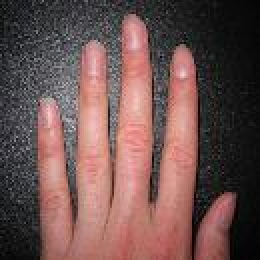
#> input picture data/train/healthy_nails/1af30dd14c0b5cb3d6d7898f82e2de64.jpg, 130 x 130 px (shown 2 times larger)
$ python -i tensorflow_model.py   (imports and definitions only)
#> lines starting #> are read from the running program, lines starting #| are printed output that depends on the picture
import tensorflow as tf
from process_images import randomly_assign_train_test
from bottleneck_keras import save_images_to_arrays


LRNING_RATE = 1e-4
TRAIN_KEEP_PROB = 0.8
TEST_KEEP_PROB = 1
TENSORBOARD_DIR = '/tmp/vitaminator/official110'

BATCH_SIZE = 20
NUMBER_OF_EPOCHS = 40

# [1 line that did not run here, left out]
# [1 line that did not run here, left out]
# [1 line that did not run here, left out]


def weight_variable(shape):
    initial = tf.truncated_normal(shape, stddev=0.1)
    return tf.Variable(initial, name='W')


def bias_variable(shape):
    initial = tf.constant(0.1, shape=shape)
    return tf.Variable(initial, name='B')


# [11 lines left out: function conv_layer, not called in this run]


def fc_layer(X, W, b, name='fc'):
    with tf.name_scope(name):
        return tf.nn.relu(tf.matmul(X, W) + b)


def build_model(image_size):
    x_image = tf.reshape(x, [-1, image_size, image_size, 1])

    W_conv1 = weight_variable([5, 5, 1, 32])
    b_conv1 = bias_variable([32])

    model = conv_layer(x_image, W_conv1, b_conv1, name='conv1')

    W_conv2 = weight_variable([5, 5, 32, 64])
    b_conv2 = bias_variable([64])

    model = conv_layer(model, W_conv2, b_conv2, name='conv2')

    W_conv3 = weight_variable([5, 5, 64, 128])
    b_conv3 = bias_variable([128])

    model = conv_layer(model, W_conv3, b_conv3, name='conv3')

    # W_conv4 = weight_variable([5, 5, 128, 256])
    # b_conv4 = bias_variable([256])
    #
    # model = conv_layer(model, W_conv4, b_conv4, name='conv4')

    W_fc1 = weight_variable([17 * 17 * 128, 1024])
    b_fc1 = bias_variable([1024])

    model = tf.reshape(model, [-1, 17 * 17 * 128])
    model = fc_layer(model, W_fc1, b_fc1)

    # [5 lines of commented-out code are left out]

    W_fc1_6 = weight_variable([1024, 1024])
    b_fc1_6 = bias_variable([1024])
    model = fc_layer(model, W_fc1_6, b_fc1_6)

    model = tf.nn.dropout(model, keep_prob)

    W_fc2 = weight_variable([1024, 2])
    b_fc2 = bias_variable([2])

    y_conv = tf.matmul(model, W_fc2) + b_fc2

    with tf.name_scope('cross_entropy'):
        cross_entropy = tf.reduce_mean(
            tf.nn.softmax_cross_entropy_with_logits(labels=y_, logits=y_conv))
        tf.summary.scalar('cross_entropy', cross_entropy)

    with tf.name_scope('train'):
        optimizer = tf.train.AdamOptimizer(LRNING_RATE).minimize(cross_entropy)

    with tf.name_scope('accuracy'):
        prediction = tf.equal(tf.argmax(y_conv, 1), tf.argmax(y_, 1))
        accuracy = tf.reduce_mean(tf.cast(prediction, tf.float32))
        tf.summary.scalar('accuracy', accuracy)

    return optimizer, cross_entropy, accuracy, prediction, y_conv


def next_batch(i, data):
    return data[BATCH_SIZE * i: BATCH_SIZE * (i + 1)]


# [45 lines left out: functions run_tensorflow_model, restore_model, not called in this run]


# [4 lines not run here, left out]

    # To restore model
    # restore_model()

>>> import cv2
>>> picture = cv2.imread('data/train/healthy_nails/1af30dd14c0b5cb3d6d7898f82e2de64.jpg', cv2.IMREAD_GRAYSCALE)
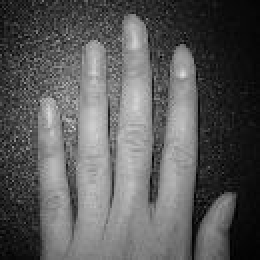
#> picture: shape (130, 130) (shown 2 times larger); min 0, max 222, mean 90
#> (the run stopped early here; a loop or call above may not have finished)

$ run again, on data/train/white_spot_nails/1dd1431fe4f84fbe437596e0045654c1.jpg
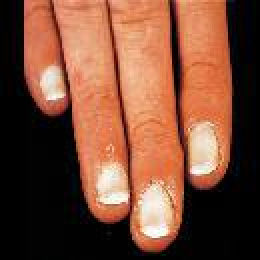
#> input picture data/train/white_spot_nails/1dd1431fe4f84fbe437596e0045654c1.jpg, 130 x 130 px (shown 2 times larger)
#> `picture = cv2.imread('data/train/healthy_nails/1af30dd14c0b5cb3d6d7898..`:
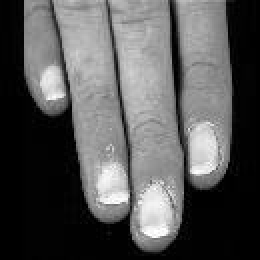
#> picture: shape (130, 130) (shown 2 times larger); min 0, max 255, mean 86.8
